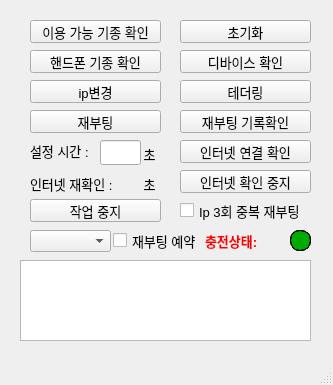
<?xml version="1.0" encoding="UTF-8"?>
<ui version="4.0">
 <class>MainWindow</class>
 <widget class="QMainWindow" name="MainWindow">
  <property name="geometry">
   <rect>
    <x>0</x>
    <y>0</y>
    <width>333</width>
    <height>385</height>
   </rect>
  </property>
  <property name="font">
   <font>
    <pointsize>10</pointsize>
   </font>
  </property>
  <property name="windowTitle">
   <string>MainWindow</string>
  </property>
  <widget class="QWidget" name="centralwidget">
   <widget class="QPushButton" name="pushButton">
    <property name="geometry">
     <rect>
      <x>30</x>
      <y>50</y>
      <width>131</width>
      <height>23</height>
     </rect>
    </property>
    <property name="text">
     <string>핸드폰 기종 확인</string>
    </property>
   </widget>
   <widget class="QPushButton" name="pushButton_2">
    <property name="geometry">
     <rect>
      <x>180</x>
      <y>50</y>
      <width>131</width>
      <height>23</height>
     </rect>
    </property>
    <property name="text">
     <string>디바이스 확인</string>
    </property>
   </widget>
   <widget class="QPushButton" name="pushButton_3">
    <property name="geometry">
     <rect>
      <x>30</x>
      <y>80</y>
      <width>131</width>
      <height>23</height>
     </rect>
    </property>
    <property name="text">
     <string>ip변경</string>
    </property>
   </widget>
   <widget class="QPushButton" name="pushButton_4">
    <property name="geometry">
     <rect>
      <x>180</x>
      <y>80</y>
      <width>131</width>
      <height>23</height>
     </rect>
    </property>
    <property name="text">
     <string>테더링</string>
    </property>
   </widget>
   <widget class="QPushButton" name="pushButton_5">
    <property name="geometry">
     <rect>
      <x>30</x>
      <y>110</y>
      <width>131</width>
      <height>23</height>
     </rect>
    </property>
    <property name="text">
     <string>재부팅</string>
    </property>
   </widget>
   <widget class="QLabel" name="label_7">
    <property name="geometry">
     <rect>
      <x>30</x>
      <y>143</y>
      <width>71</width>
      <height>16</height>
     </rect>
    </property>
    <property name="text">
     <string>설정 시간 :</string>
    </property>
   </widget>
   <widget class="QPushButton" name="pushButton_7">
    <property name="geometry">
     <rect>
      <x>180</x>
      <y>140</y>
      <width>131</width>
      <height>23</height>
     </rect>
    </property>
    <property name="text">
     <string>인터넷 연결 확인</string>
    </property>
   </widget>
   <widget class="QLabel" name="label_9">
    <property name="geometry">
     <rect>
      <x>120</x>
      <y>160</y>
      <width>41</width>
      <height>47</height>
     </rect>
    </property>
    <property name="text">
     <string/>
    </property>
   </widget>
   <widget class="QPushButton" name="pushButton_6">
    <property name="geometry">
     <rect>
      <x>180</x>
      <y>170</y>
      <width>131</width>
      <height>23</height>
     </rect>
    </property>
    <property name="text">
     <string>인터넷 확인 중지</string>
    </property>
   </widget>
   <widget class="QLabel" name="label_10">
    <property name="geometry">
     <rect>
      <x>140</x>
      <y>130</y>
      <width>31</width>
      <height>47</height>
     </rect>
    </property>
    <property name="text">
     <string> 초</string>
    </property>
   </widget>
   <widget class="QLabel" name="label_12">
    <property name="geometry">
     <rect>
      <x>30</x>
      <y>160</y>
      <width>91</width>
      <height>47</height>
     </rect>
    </property>
    <property name="text">
     <string>인터넷 재확인 :</string>
    </property>
   </widget>
   <widget class="QPushButton" name="pushButton_11">
    <property name="geometry">
     <rect>
      <x>180</x>
      <y>110</y>
      <width>131</width>
      <height>23</height>
     </rect>
    </property>
    <property name="text">
     <string>재부팅 기록확인</string>
    </property>
   </widget>
   <widget class="QPushButton" name="pushButton_8">
    <property name="geometry">
     <rect>
      <x>180</x>
      <y>20</y>
      <width>131</width>
      <height>23</height>
     </rect>
    </property>
    <property name="text">
     <string>초기화</string>
    </property>
   </widget>
   <widget class="QTextBrowser" name="textBrowser">
    <property name="geometry">
     <rect>
      <x>20</x>
      <y>260</y>
      <width>291</width>
      <height>81</height>
     </rect>
    </property>
   </widget>
   <widget class="QLabel" name="label_11">
    <property name="geometry">
     <rect>
      <x>140</x>
      <y>160</y>
      <width>21</width>
      <height>47</height>
     </rect>
    </property>
    <property name="text">
     <string> 초</string>
    </property>
   </widget>
   <widget class="QLineEdit" name="lineEdit_3">
    <property name="geometry">
     <rect>
      <x>100</x>
      <y>140</y>
      <width>41</width>
      <height>25</height>
     </rect>
    </property>
    <property name="echoMode">
     <enum>QLineEdit::Normal</enum>
    </property>
   </widget>
   <widget class="QPushButton" name="pushButton_12">
    <property name="geometry">
     <rect>
      <x>30</x>
      <y>20</y>
      <width>131</width>
      <height>23</height>
     </rect>
    </property>
    <property name="text">
     <string>이용 가능 기종 확인</string>
    </property>
   </widget>
   <widget class="QCheckBox" name="checkBox">
    <property name="geometry">
     <rect>
      <x>180</x>
      <y>200</y>
      <width>131</width>
      <height>21</height>
     </rect>
    </property>
    <property name="text">
     <string>Ip 3회 중복 재부팅</string>
    </property>
   </widget>
   <widget class="QPushButton" name="btn_all_stop">
    <property name="geometry">
     <rect>
      <x>30</x>
      <y>199</y>
      <width>131</width>
      <height>23</height>
     </rect>
    </property>
    <property name="text">
     <string>작업 중지</string>
    </property>
   </widget>
   <widget class="QLabel" name="label_4">
    <property name="geometry">
     <rect>
      <x>205</x>
      <y>230</y>
      <width>61</width>
      <height>21</height>
     </rect>
    </property>
    <property name="font">
     <font>
      <pointsize>10</pointsize>
      <weight>75</weight>
      <bold>true</bold>
     </font>
    </property>
    <property name="styleSheet">
     <string notr="true">color:red;</string>
    </property>
    <property name="text">
     <string>충전상태:</string>
    </property>
   </widget>
   <widget class="QLabel" name="label_5">
    <property name="geometry">
     <rect>
      <x>265</x>
      <y>230</y>
      <width>21</width>
      <height>21</height>
     </rect>
    </property>
    <property name="text">
     <string/>
    </property>
   </widget>
   <widget class="QFrame" name="bat_r">
    <property name="geometry">
     <rect>
      <x>290</x>
      <y>230</y>
      <width>21</width>
      <height>21</height>
     </rect>
    </property>
    <property name="styleSheet">
     <string notr="true">background-color:red;
border-radius:10px;
border-style:solid;
border-color:black;
border-width:1px;



</string>
    </property>
    <property name="frameShape">
     <enum>QFrame::StyledPanel</enum>
    </property>
    <property name="frameShadow">
     <enum>QFrame::Raised</enum>
    </property>
   </widget>
   <widget class="QFrame" name="bat_g">
    <property name="geometry">
     <rect>
      <x>290</x>
      <y>230</y>
      <width>21</width>
      <height>21</height>
     </rect>
    </property>
    <property name="styleSheet">
     <string notr="true">background-color:rgb(0, 170, 0);
border-radius:10px;

border-style:solid;
border-color:black;
border-width:1px;
</string>
    </property>
    <property name="frameShape">
     <enum>QFrame::StyledPanel</enum>
    </property>
    <property name="frameShadow">
     <enum>QFrame::Raised</enum>
    </property>
   </widget>
   <widget class="QFrame" name="bat_r2">
    <property name="geometry">
     <rect>
      <x>290</x>
      <y>230</y>
      <width>21</width>
      <height>21</height>
     </rect>
    </property>
    <property name="styleSheet">
     <string notr="true">
border-radius:10px;
border-style:solid;
border-color:black;
border-width:1px;



</string>
    </property>
    <property name="frameShape">
     <enum>QFrame::StyledPanel</enum>
    </property>
    <property name="frameShadow">
     <enum>QFrame::Raised</enum>
    </property>
   </widget>
   <widget class="QComboBox" name="timelist">
    <property name="geometry">
     <rect>
      <x>30</x>
      <y>230</y>
      <width>81</width>
      <height>22</height>
     </rect>
    </property>
   </widget>
   <widget class="QCheckBox" name="checkBox_2">
    <property name="geometry">
     <rect>
      <x>113</x>
      <y>230</y>
      <width>91</width>
      <height>21</height>
     </rect>
    </property>
    <property name="text">
     <string>재부팅 예약</string>
    </property>
   </widget>
  </widget>
  <widget class="QMenuBar" name="menubar">
   <property name="geometry">
    <rect>
     <x>0</x>
     <y>0</y>
     <width>333</width>
     <height>21</height>
    </rect>
   </property>
  </widget>
  <widget class="QStatusBar" name="statusbar"/>
 </widget>
 <tabstops>
  <tabstop>pushButton</tabstop>
  <tabstop>pushButton_2</tabstop>
  <tabstop>pushButton_3</tabstop>
  <tabstop>pushButton_4</tabstop>
  <tabstop>pushButton_5</tabstop>
  <tabstop>pushButton_6</tabstop>
  <tabstop>pushButton_7</tabstop>
 </tabstops>
 <resources/>
 <connections/>
 <slots>
  <signal>signal1()</signal>
 </slots>
</ui>
